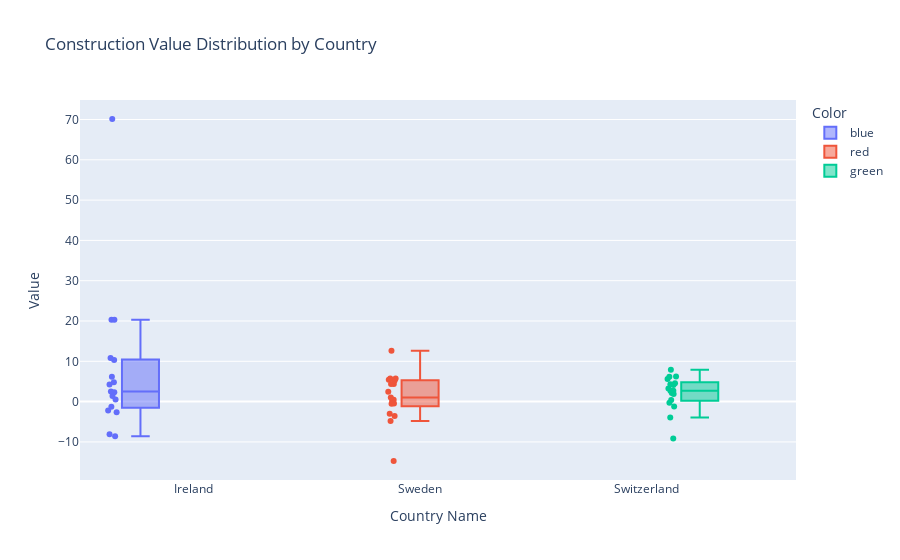

Source (notebook cell):
### Code cell
# Mapping countries to colors
color_mapping = {'Ireland': 'blue', 'Sweden': 'red', 'Switzerland': 'green'}

# Created a new column in the DataFrame to represent the colors
filtered_df2['Color'] = filtered_df2['Country Name'].map(color_mapping)

fig = px.box(filtered_df2, x='Country Name', y='Value', points='all',
             color='Color', title='Construction Value Distribution by Country')
fig.show()
fig.write_html("C:/Users/farha/Downloads/ValueDistribution.html")

### Figure 1 — Plotly figure (JSON) as saved in the notebook; plotly's stock layout.template omitted (floating-point values rounded to 4 significant figures)
{"data": [{"alignmentgroup": "True", "boxpoints": "all", "hovertemplate": "Color=blue<br>Country Name=%{x}<br>Value=%{y}<extra></extra>", "legendgroup": "blue", "marker": {"color": "#636efa"}, "name": "blue", "notched": false, "offsetgroup": "blue", "orientation": "v", "showlegend": true, "type": "box", "x": ["Ireland", "Ireland", "Ireland", "Ireland", "Ireland", "Ireland", "Ireland", "Ireland", "Ireland", "Ireland", "Ireland", "Ireland", "Ireland", "Ireland", "Ireland", "Ireland", "Ireland"], "x0": " ", "xaxis": "x", "y": [6.183, 2.542, 4.825, -8.079, -8.602, 0.5148, 1.364, -2.213, -2.657, 10.33, 70.12, -1.267, 4.234, 10.83, 2.315, 20.34, 20.33], "y0": " ", "yaxis": "y"}, {"alignmentgroup": "True", "boxpoints": "all", "hovertemplate": "Color=red<br>Country Name=%{x}<br>Value=%{y}<extra></extra>", "legendgroup": "red", "marker": {"color": "#EF553B"}, "name": "red", "notched": false, "offsetgroup": "red", "orientation": "v", "showlegend": true, "type": "box", "x": ["Sweden", "Sweden", "Sweden", "Sweden", "Sweden", "Sweden", "Sweden", "Sweden", "Sweden", "Sweden", "Sweden", "Sweden", "Sweden", "Sweden", "Sweden", "Sweden", "Sweden"], "x0": " ", "xaxis": "x", "y": [2.427, 5.714, 5.435, -4.798, -14.73, 12.6, 4.386, -3.001, -3.556, 0.4597, 5.262, -0.4456, 4.352, 1.04, 0.2147, -0.5274, 5.717], "y0": " ", "yaxis": "y"}, {"alignmentgroup": "True", "boxpoints": "all", "hovertemplate": "Color=green<br>Country Name=%{x}<br>Value=%{y}<extra></extra>", "legendgroup": "green", "marker": {"color": "#00cc96"}, "name": "green", "notched": false, "offsetgroup": "green", "orientation": "v", "showlegend": true, "type": "box", "x": ["Switzerland", "Switzerland", "Switzerland", "Switzerland", "Switzerland", "Switzerland", "Switzerland", "Switzerland", "Switzerland", "Switzerland", "Switzerland", "Switzerland", "Switzerland", "Switzerland", "Switzerland", "Switzerland", "Switzerland"], "x0": " ", "xaxis": "x", "y": [4.123, 4.561, 3.277, 2.702, -9.153, 6.199, 6.231, -1.23, 2.125, 0.3792, -0.2828, 1.886, 4.335, 5.584, 2.671, -3.928, 7.905], "y0": " ", "yaxis": "y"}], "layout": {"boxmode": "group", "legend": {"title": {"text": "Color"}, "tracegroupgap": 0}, "title": {"text": "Construction Value Distribution by Country"}, "xaxis": {"anchor": "y", "domain": [0, 1], "title": {"text": "Country Name"}}, "yaxis": {"anchor": "x", "domain": [0, 1], "title": {"text": "Value"}}}}
